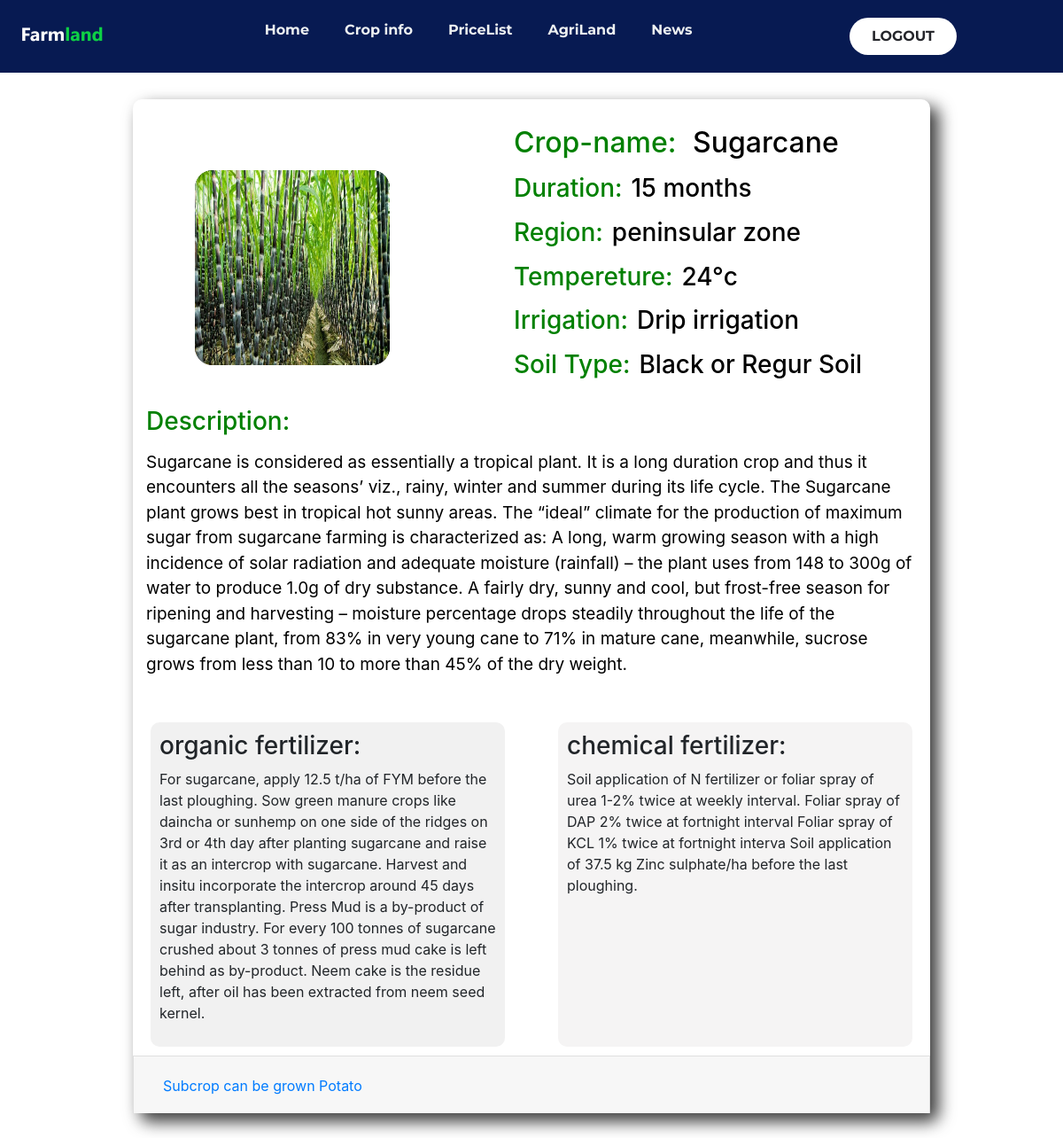
/cropdec/crop4, run on the app's committed database.
### tables this page shows
CREATE TABLE CROP(CROP_ID TEXT PRIMARY KEY ,CROP_NAME TEXT NOT NULL,CROP_IMG TEXT,CROP_DURATION INTEGER,CROP_REGION TEXT,CROP_TEMP INTEGER,CROP_IRRIGATION TEXT,CROP_SOIL TEXT,CROP_DESC TEXT, CROP_RIMG TEXT);

CREATE TABLE FERTILIZER(FERTILIZER_ID TEXT PRIMARY KEY ,ORG_FERTILIZER TEXT NOT NULL,CHE_FERTILIZER TEXT NOT NULL,FOREIGN KEY (FERTILIZER_ID) REFERENCES SUBCROP (SUBCROP_ID) );

CREATE TABLE SUBCROP(SUBCROP_ID TEXT PRIMARY KEY ,SUBCROP_NAME TEXT NOT NULL,SUBCROP_DESC TEXT,SUBCROP_PERACER INTEGER);

### app.py (the view)
@app.route('/cropdec/<id>',methods = ['POST', 'GET'])
def cropdesc(id):
   if request.method == 'GET':
      conn = sqlite3.connect('FarmEasy.db')
      e=conn.cursor()
      rows=e.execute("SELECT DISTINCT C.*,F.* FROM CROP C,FERTILIZER F,SUBCROP S WHERE C.CROP_ID=F.FERTILIZER_ID AND C.CROP_ID=\'" + id +"\'")
      rows=rows.fetchall()
      sub=e.execute("SELECT * FROM SUBCROP WHERE SUBCROP_ID IN (SELECT S1.SUBCROP_ID FROM SUBCROP S1,SUBCROPS_FOR_CROP SS WHERE S1.SUBCROP_ID=SS.SUBCROP_ID AND SS.CROP_ID=\'" + id +"\')")
      sub=sub.fetchall()
      return render_template('crop_decription.html', des=rows,sdes=sub)

### templates/crop_decription.html (shortened to what this page needs)
<!DOCTYPE html>
<html lang="en">
  <head>
    <link rel="stylesheet" href="../static/css/crop_decription.css" />
  <link rel="stylesheet" href="https://stackpath.bootstrapcdn.com/bootstrap/4.3.1/css/bootstrap.min.css">
  </head>
  <body>
        <div class="bar">
    {% include 'nav.html' %}
    {% for c in des %}
    <div class="main_continer">
      <div class="crop_head">
        <div class="crop_img">
          <img
            src="../static/img/{{c[9]}}"
          />
        </div>
        <div class="crop_content">
          <h2><label>Crop-name:</label> {{c[1]}} </h2>
          <h3><label>Duration:</label>{{c[3]}} months</h3>
          <h3><label>Region:</label>{{c[4]}}</h3>
          <h3><label>Tempereture:</label>{{c[5]}}°c</h3>
          <h3><label>Irrigation:</label>{{c[6]}}</h3>
          <h3><label>Soil Type:</label>{{c[7]}}</h3>
        </div>
      </div>
      <div class="crop_description">
        <h3>Description:</h3>
        <p>
         {{c[8]}}
        </p>
      </div>
      <div class="crop_fertilizer">
        <div class="org_fertilizer">
          <h3>organic fertilizer:</h3>
          <p>{{c[11]}}</p>
        </div>
        <div class="chemical_fertilizer">
          <h3>chemical fertilizer:</h3>
          <p>{{c[12]}}</p>
        </div>
      </div>
      <div class="crop_mprice">
        {% for s in sdes %}
      <div class="crop_price">
        <div class="accordion" id="accordionExample">
          <div class="card">
    <div class="card-header" id="headingTwo">
      <h2 class="mb-0">
        <button class="btn btn-link collapsed" type="button" data-toggle="collapse" data-target="#collapseTwo" aria-expanded="false" aria-controls="collapseTwo">
          Subcrop can be grown {{s[1]}}
        </button>
      </h2>
    </div>
  </div>
  </div>
        </div>
  {% endfor %}
        </div>
      </div>
    {% endfor %}
  </body>
</html>

### static/css/crop_decription.css (style rules this page uses)
* { margin: 0; padding: 0; box-sizing: border-box; }
body { font-family: "Poppins", sans-serif; display: flex; flex-direction: column; justify-content: center; align-items: center; }
.bar { width: 100vw; }
.main_continer { width: 900px; height: 100%; display: flex; flex-flow: column; margin: 30px; justify-content: space-between; background-color: white; border-radius: 10px; box-shadow: 9px 9px 18px 1px rgba(0, 0, 0, 0.75); -webkit-box-shadow: 9px 9px 18px 1px rgba(0, 0, 0, 0.75); -moz-box-shadow: 9px 9px 18px 1px rgba(0, 0, 0, 0.75); }
.crop_head { display: flex; flex-direction: row; transition: transform 0.5s ease; cursor: pointer; }
.crop_img { width: 220px; height: 220px; padding: 20px; background-color: saddlebrown; display: flex; justify-content: center; align-items: center; border-radius: 20px; margin-top: 80px; margin-left: 70px; margin-right: 70px; border: 1px solid black; }
.crop_img img { width: 220px; height: 220px; display: flex; justify-content: center; align-items: center; border-radius: 20px; }
.crop_content { margin-top: 20px; margin-left: 70px; padding-top: 10px; color: black; }
.crop_content label { color: green; margin-right: 10px; }
.crop_content h2, h3, h4 { margin-top: 0px; }
.crop_description { margin: 10px; }
.crop_description h3 { margin-bottom: 5px; padding: 5px; color: green; }
.crop_description p { padding: 5px; color: black; font-size: 19px; }
.crop_fertilizer { display: flex; flex-direction: row; justify-content: space-between; margin-top: 20px; }
.org_fertilizer { margin-left: 20px; width: 400px; background-color: #f1f1f1; border-radius: 10px; padding: 10px; transition: transform 0.5s ease; cursor: pointer; }
.chemical_fertilizer { margin-right: 20px; width: 400px; background-color: #f5f4f4; border-radius: 10px; padding: 10px; transition: transform 0.5s ease; cursor: pointer; }
.crop_mprice { display: flex; flex-direction: column; }
.crop_price { display: flex; flex-direction: column; margin-top: 10px; }

### static/css/nav.css (style rules this page uses)
* { box-sizing: border-box; margin: 0; padding: 0; }

### data on the page
CROP: CROP_RIMG (picture), CROP_NAME "Sugarcane", CROP_DURATION "15", CROP_REGION "peninsular zone", CROP_TEMP "24", CROP_IRRIGATION "Drip irrigation", CROP_SOIL "Black or Regur Soil", CROP_DESC "Sugarcane is considered as essentially a tropical plant. It is a long duration crop and thus it encounters all the seasons’ viz., rainy, winter and summer during its life cycle. The Sugarcane plant grows best in tropical hot sunny areas. The “ideal” climate for the production of maximum sugar from sugarcane farming is characterized as: A long, warm growing season with a high incidence of solar radiation and adequate moisture (rainfall) – the plant uses from 148 to 300g of water to produce 1.0g of dry substance. A fairly dry, sunny and cool, but frost-free season for ripening and harvesting – moisture percentage drops steadily throughout the life of the sugarcane plant, from 83% in very…", ORG_FERTILIZER "For sugarcane, apply 12.5 t/ha of FYM before the last ploughing. Sow green manure crops like daincha or sunhemp on one side of the ridges on 3rd or 4th day after planting sugarcane and raise it as an intercrop with sugarcane. Harvest and insitu incorporate the intercrop around 45 days after transplanting. Press Mud is a by-product of sugar industry. For every 100 tonnes of sugarcane crushed about 3 tonnes of press mud cake is left behind as by-product. Neem cake is the residue left, after oil has been extracted from neem seed kernel.", CHE_FERTILIZER "Soil application of N fertilizer or foliar spray of urea 1-2% twice at weekly interval. Foliar spray of DAP 2% twice at fortnight interval Foliar spray of KCL 1% twice at fortnight interva Soil application of 37.5 kg Zinc sulphate/ha before the last ploughing."
SUBCROP: SUBCROP_NAME "Potato"
